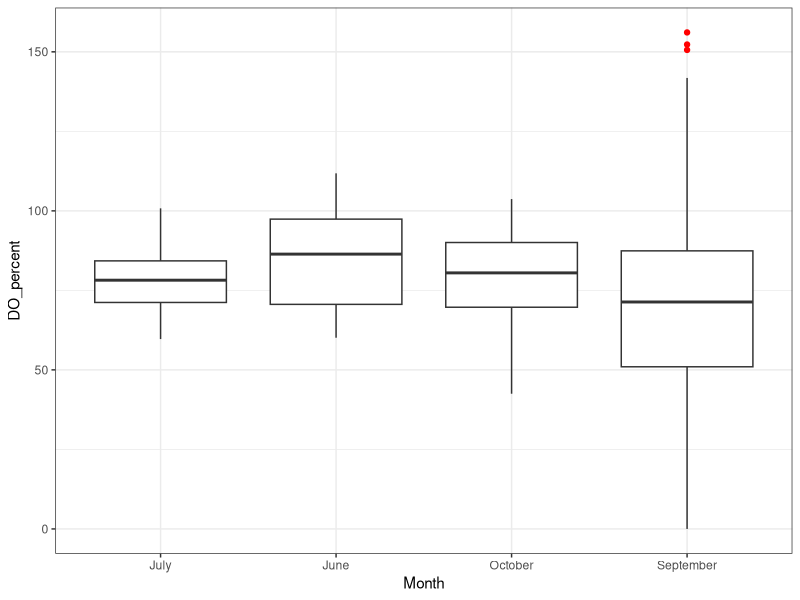
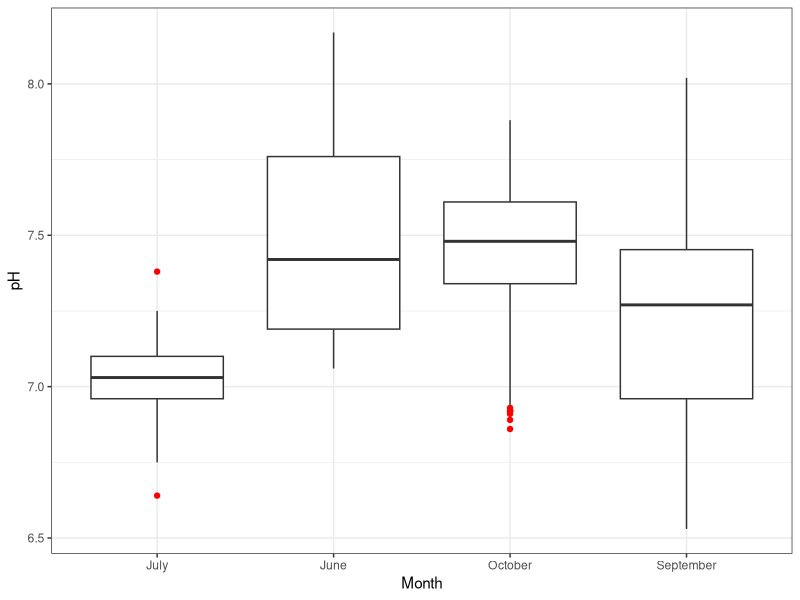

The R source for these figures, in order: (Note: this script raises an error after producing the figures.)
## ---- chunk 1
rm(list = ls()) #clears R's brain
#Load in packages with the functions I need
library(tidyverse)
library(here)
library(ggfortify)
## ---- chunk 2
hlab <- read.csv(here("Data", "HydroLabData.csv"))
#look at the data
glimpse(hlab)
#don't know what's up with the extra columns so I'll just get rid of them 
hlab1 <- select(hlab, -X, -X.1, -X.2, -X.3, -X.4, -X.5, -X.6, -X.7, -X.8, -X.9, -X.10, -X.11 )
glimpse(hlab1)
  
## ---- chunk 3
hlab1$Month <- as.factor(hlab1$Month)
levels(hlab1$Month)
## ---- chunk 4
# check DO_percent by visualizing the data
hlab1 |>
  ggplot(aes(Month, DO_percent)) + 
  geom_boxplot(outlier.color = "red") + 
  theme_bw()
## ---- chunk 5
#check pH by visualizing the data
hlab1 |>
  ggplot(aes(Month, pH)) + 
  geom_boxplot(outlier.color = "red") + 
  theme_bw()
## ---- chunk 6
write.csv(hlab1, here("Data", "hlab1.csv"), row.names = FALSE)
# now read it in
hlab <- read.csv(here("Data", "hlab1.csv"))
#refactor the data
hlab$Month <- as.factor(hlab$Month)
## ---- chunk 7
#visualize the data
ggplot(hlab, aes(x = Month, y = DO_percent)) + 
  geom_boxplot() + 
  theme_bw()
## ---- chunk 8
#Now get some summary statistics
hlab |> 
  group_by(Month) |> 
  summarise(mean.DO = mean(DO_percent),
            sd.DO = sd(DO_percent)) |> 
  View()
## ---- chunk 9
#Visialize the data
ggplot(hlab, aes(x = DO_percent, y = pH)) + 
  geom_point() + 
  theme_bw()
